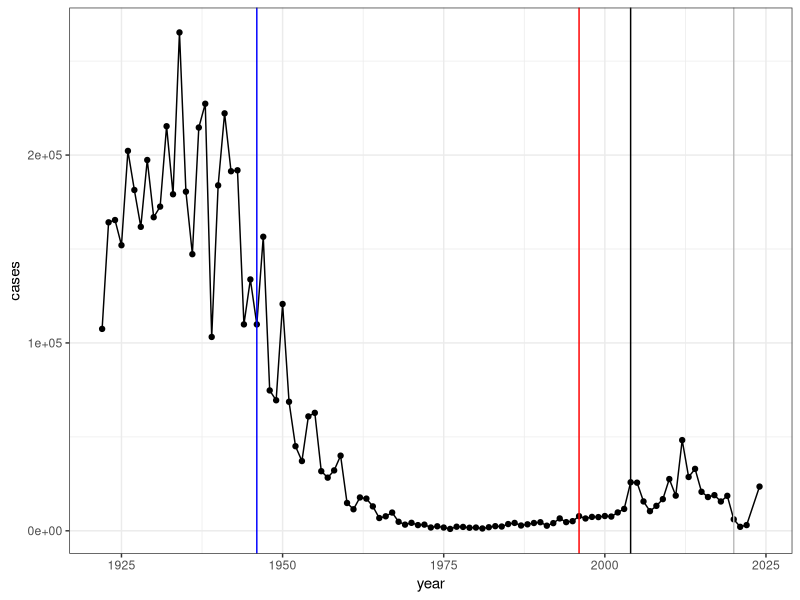

Reproduce this figure in R. (Note: this script raises an error after producing the figure.)
## ---- chunk 1
# install.packages("datapasta")
# installs an addin
# copy table from URL - Addins -> Paste as data.frame

cdc <- data.frame(
                                 year = c(1922L,1923L,1924L,1925L,
                                          1926L,1927L,1928L,1929L,1930L,1931L,
                                          1932L,1933L,1934L,1935L,1936L,
                                          1937L,1938L,1939L,1940L,1941L,1942L,
                                          1943L,1944L,1945L,1946L,1947L,
                                          1948L,1949L,1950L,1951L,1952L,
                                          1953L,1954L,1955L,1956L,1957L,1958L,
                                          1959L,1960L,1961L,1962L,1963L,
                                          1964L,1965L,1966L,1967L,1968L,1969L,
                                          1970L,1971L,1972L,1973L,1974L,
                                          1975L,1976L,1977L,1978L,1979L,1980L,
                                          1981L,1982L,1983L,1984L,1985L,
                                          1986L,1987L,1988L,1989L,1990L,
                                          1991L,1992L,1993L,1994L,1995L,1996L,
                                          1997L,1998L,1999L,2000L,2001L,
                                          2002L,2003L,2004L,2005L,2006L,2007L,
                                          2008L,2009L,2010L,2011L,2012L,
                                          2013L,2014L,2015L,2016L,2017L,2018L,
                                          2019L,2020L,2021L,2022L, 2024L),
                                 cases = c(107473,164191,165418,152003,
                                          202210,181411,161799,197371,
                                          166914,172559,215343,179135,265269,
                                          180518,147237,214652,227319,103188,
                                          183866,222202,191383,191890,109873,
                                          133792,109860,156517,74715,69479,
                                          120718,68687,45030,37129,60886,
                                          62786,31732,28295,32148,40005,
                                          14809,11468,17749,17135,13005,6799,
                                          7717,9718,4810,3285,4249,3036,
                                          3287,1759,2402,1738,1010,2177,2063,
                                          1623,1730,1248,1895,2463,2276,
                                          3589,4195,2823,3450,4157,4570,
                                          2719,4083,6586,4617,5137,7796,6564,
                                          7405,7298,7867,7580,9771,11647,
                                          25827,25616,15632,10454,13278,
                                          16858,27550,18719,48277,28639,32971,
                                          20762,17972,18975,15609,18617,
                                          6124,2116,3044, 23544)
       )
## ---- chunk 2
cdc
## ---- chunk 3
# install.packages("styler")


## ---- chunk 4
library(ggplot2)

baseplot <- ggplot(data=cdc) +
  aes (x=year, y=cases) +
  geom_point() +
  geom_line()

## ---- chunk 5
baseplot +
  theme_bw() +
  geom_vline(xintercept=1946, col="blue") +
  geom_vline(xintercept=1996, col="red") +
  geom_vline(xintercept=2020, col="gray") +
  geom_vline(xintercept=2004, col="black")

## ---- chunk 6
# API - application programming interface - way to access data
# install.packages("jsonlite")

library(jsonlite)

subject <- read_json("https://www.cmi-pb.org/api/v5/subject", simplifyVector=TRUE)
## ---- chunk 7
head(subject)
## ---- chunk 8
table(subject$biological_sex)
## ---- chunk 9
table(subject$infancy_vac)
## ---- chunk 10
table(subject$race, subject$biological_sex)
## ---- chunk 11
table(subject$dataset)
## ---- chunk 12
specimen <- read_json("http://cmi-pb.org/api/v5/specimen", simplifyVector = TRUE)
## ---- chunk 13
head(specimen)
## ---- chunk 14
ab_titer <- read_json("http://cmi-pb.org/api/v5/plasma_ab_titer", simplifyVector = TRUE)
## ---- chunk 15
head(ab_titer)
## ---- chunk 16
library(dplyr)

meta <- inner_join(subject, specimen)
## ---- chunk 17
head(meta)
## ---- chunk 18
abdata <- inner_join(ab_titer, meta)
## ---- chunk 19
head(abdata)
## ---- chunk 20
nrow(abdata)
## ---- chunk 21
table(abdata$isotype)
## ---- chunk 22
table(abdata$antigen)
## ---- chunk 23
igg <- filter(abdata, isotype=="IgG")
head(igg)
## ---- chunk 24
library(ggplot2)

ggplot(data=igg) +
  aes (log(MFI_normalised), antigen, col=infancy_vac) +
  geom_boxplot()

## ---- chunk 25
ggplot(data=igg) +
  aes (MFI_normalised, antigen) +
  geom_boxplot() +
  facet_wrap(~infancy_vac)
## ---- chunk 26
table(abdata$visit)
## ---- chunk 27
ggplot(data=igg) +
  aes (MFI_normalised, antigen, col=infancy_vac) +
  geom_boxplot() +
  facet_wrap(~visit)
## ---- chunk 28
filter(igg, antigen=="PT", dataset=="2021_dataset") %>%
ggplot() +
  aes (planned_day_relative_to_boost, MFI_normalised, col=infancy_vac, group=subject_id) +
  geom_point() +
  geom_line() +
  #geom_smooth(aes(group=infancy_vac), method = loess, se = TRUE) +
  geom_vline(xintercept=0, linetype="dashed") +
  geom_vline(xintercept=14, linetype="dashed") +
  labs(title="2021 dataset IgG PT",
       subtitle = "Dashed lines indicate day 0 (pre-boost) and 14 (apparent peak levels)")
  
## ---- chunk 29
filter(igg, antigen=="PT", dataset=="2023_dataset") %>%
ggplot() +
  aes (planned_day_relative_to_boost, MFI_normalised, col=infancy_vac, group=subject_id) +
  geom_point() +
  geom_line() +
 # geom_smooth() +
  geom_vline(xintercept=0, linetype="dashed") +
  geom_vline(xintercept=14, linetype="dashed") +
  labs(title="2021 dataset IgG PT",
       subtitle = "Dashed lines indicate day 0 (pre-boost) and 14 (apparent peak levels)")
